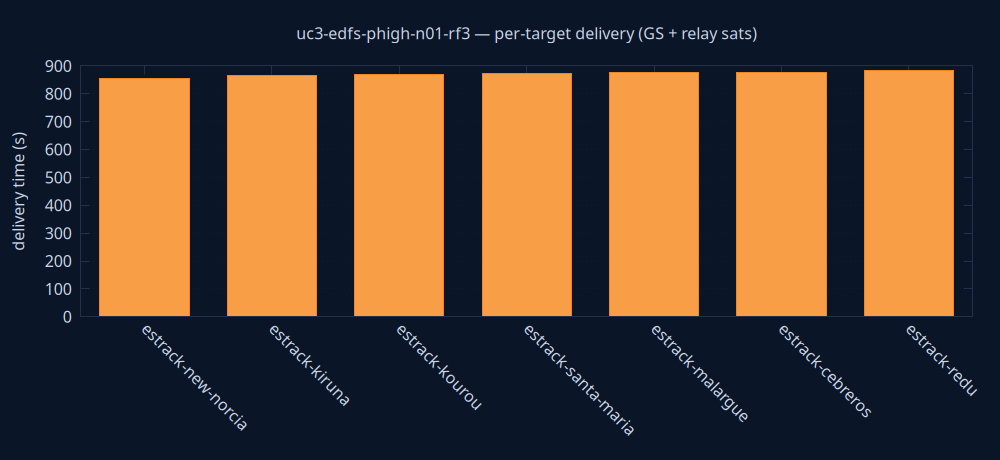

Source code (gnuplot):
set terminal pngcairo size 1000,460 background rgb '#0a1628'
set output 'delivery.png'
set style fill solid 0.8
set boxwidth 0.7 relative
set border lc rgb '#22304a'
set grid ytics lc rgb '#22304a'
set yrange [0:*]
set ylabel 'delivery time (s)' textcolor rgb '#cdd7ea'
set xtics rotate by -45 textcolor rgb '#cdd7ea'
set ytics textcolor rgb '#cdd7ea'
set title 'uc3-edfs-phigh-n01-rf3 — per-target delivery (GS + relay sats)' textcolor rgb '#cdd7ea'
plot 'delivery.dat' using 0:2:3:xtic(1) with boxes lc rgb variable notitle
